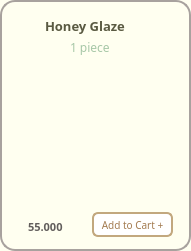
       <widget class="QFrame" name="frame_croishoney">
        <property name="geometry">
         <rect>
          <x>10</x>
          <y>10</y>
          <width>191</width>
          <height>251</height>
         </rect>
        </property>
        <property name="styleSheet">
         <string notr="true">background-color:#FFFFF0;
border-radius: 15px; 
border: 2px solid #A8A29E ;</string>
        </property>
        <property name="frameShape">
         <enum>QFrame::StyledPanel</enum>
        </property>
        <property name="frameShadow">
         <enum>QFrame::Raised</enum>
        </property>
        <widget class="QLabel" name="label_crois_honey">
         <property name="geometry">
          <rect>
           <x>0</x>
           <y>30</y>
           <width>191</width>
           <height>191</height>
          </rect>
         </property>
         <property name="sizePolicy">
          <sizepolicy hsizetype="Fixed" vsizetype="Fixed">
           <horstretch>25</horstretch>
           <verstretch>25</verstretch>
          </sizepolicy>
         </property>
         <property name="minimumSize">
          <size>
           <width>25</width>
           <height>25</height>
          </size>
         </property>
         <property name="maximumSize">
          <size>
           <width>16777215</width>
           <height>16777215</height>
          </size>
         </property>
         <property name="sizeIncrement">
          <size>
           <width>3</width>
           <height>0</height>
          </size>
         </property>
         <property name="styleSheet">
          <string notr="true">border:0px;
border-radius:0px;
background-color: transparent</string>
         </property>
         <property name="frameShape">
          <enum>QFrame::WinPanel</enum>
         </property>
         <property name="text">
          <string/>
         </property>
         <property name="pixmap">
          <pixmap>../images/image-removebg-preview (26).png</pixmap>
         </property>
         <property name="scaledContents">
          <bool>true</bool>
         </property>
        </widget>
        <widget class="QLabel" name="label_honey">
         <property name="geometry">
          <rect>
           <x>45</x>
           <y>16</y>
           <width>121</width>
           <height>20</height>
          </rect>
         </property>
         <property name="sizePolicy">
          <sizepolicy hsizetype="Fixed" vsizetype="Fixed">
           <horstretch>0</horstretch>
           <verstretch>0</verstretch>
          </sizepolicy>
         </property>
         <property name="font">
          <font>
           <family>Mongolian Baiti</family>
           <pointsize>10</pointsize>
           <weight>75</weight>
           <bold>true</bold>
          </font>
         </property>
         <property name="styleSheet">
          <string notr="true">border-radius: 0px;
border:0px solid;
color:#5A5A42</string>
         </property>
         <property name="text">
          <string>Honey Glaze</string>
         </property>
        </widget>
        <widget class="QLabel" name="label_honey_size">
         <property name="geometry">
          <rect>
           <x>70</x>
           <y>39</y>
           <width>51</width>
           <height>16</height>
          </rect>
         </property>
         <property name="font">
          <font>
           <family>Mongolian Baiti</family>
           <pointsize>9</pointsize>
          </font>
         </property>
         <property name="styleSheet">
          <string notr="true">color: #A7C7A7;
border:0px</string>
         </property>
         <property name="text">
          <string>1 piece</string>
         </property>
        </widget>
        <widget class="QLabel" name="label_honey_price">
         <property name="geometry">
          <rect>
           <x>28</x>
           <y>219</y>
           <width>81</width>
           <height>16</height>
          </rect>
         </property>
         <property name="font">
          <font>
           <family>Mongolian Baiti</family>
           <pointsize>8</pointsize>
           <weight>75</weight>
           <bold>true</bold>
          </font>
         </property>
         <property name="styleSheet">
          <string notr="true">border:0px;
color: rgb(98, 94, 92);
</string>
         </property>
         <property name="text">
          <string>55.000</string>
         </property>
        </widget>
        <widget class="QPushButton" name="pushButton_add_honey">
         <property name="geometry">
          <rect>
           <x>92</x>
           <y>212</y>
           <width>81</width>
           <height>25</height>
          </rect>
         </property>
         <property name="maximumSize">
          <size>
           <width>16777207</width>
           <height>16777215</height>
          </size>
         </property>
         <property name="font">
          <font>
           <family>Mongolian Baiti</family>
           <pointsize>-1</pointsize>
          </font>
         </property>
         <property name="styleSheet">
          <string notr="true">QPushButton {
    background-color: white;
    color: #A37B50;
    border: 2px solid #C2A87E;
    border-radius: 6px;
    padding: 4px 5px;
    font-size: 10px;
}

QPushButton:hover {
    background-color: #F7F3EF;
}

QPushButton:pressed {
    background-color: #E6D5C3;
}
</string>
         </property>
         <property name="text">
          <string>Add to Cart +</string>
         </property>
        </widget>
       </widget>
